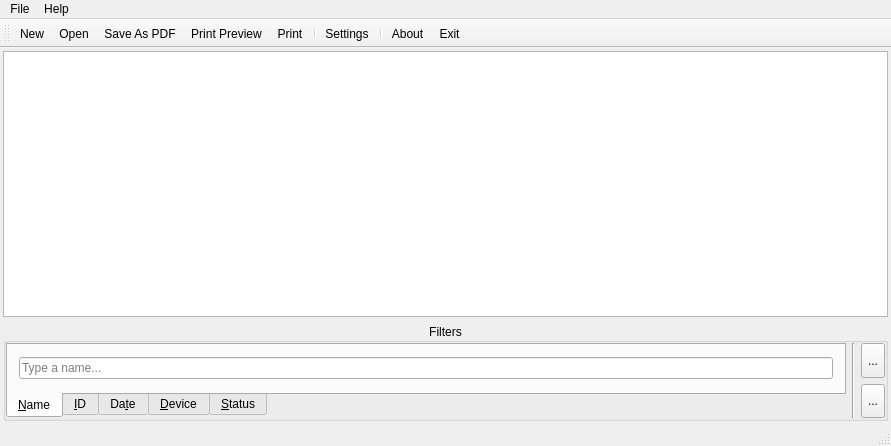
<?xml version="1.0" encoding="UTF-8"?>
<ui version="4.0">
 <class>MainWindow</class>
 <widget class="QMainWindow" name="MainWindow">
  <property name="geometry">
   <rect>
    <x>0</x>
    <y>0</y>
    <width>891</width>
    <height>446</height>
   </rect>
  </property>
  <property name="windowTitle">
   <string>Simple Invoice</string>
  </property>
  <property name="windowIcon">
   <iconset resource="res.qrc">
    <normaloff>:/res/res/kword.png</normaloff>:/res/res/kword.png</iconset>
  </property>
  <property name="styleSheet">
   <string notr="true">QTabWidget::tab-bar {
    alignment: center;
}
</string>
  </property>
  <widget class="QWidget" name="centralWidget">
   <layout class="QVBoxLayout" name="verticalLayout_2">
    <property name="leftMargin">
     <number>3</number>
    </property>
    <property name="topMargin">
     <number>3</number>
    </property>
    <property name="rightMargin">
     <number>3</number>
    </property>
    <property name="bottomMargin">
     <number>3</number>
    </property>
    <item>
     <widget class="QTableView" name="tableView">
      <property name="alternatingRowColors">
       <bool>true</bool>
      </property>
      <property name="selectionMode">
       <enum>QAbstractItemView::SingleSelection</enum>
      </property>
      <property name="selectionBehavior">
       <enum>QAbstractItemView::SelectRows</enum>
      </property>
      <attribute name="horizontalHeaderStretchLastSection">
       <bool>true</bool>
      </attribute>
      <attribute name="verticalHeaderVisible">
       <bool>false</bool>
      </attribute>
     </widget>
    </item>
    <item>
     <widget class="QGroupBox" name="groupBox">
      <property name="sizePolicy">
       <sizepolicy hsizetype="Preferred" vsizetype="Maximum">
        <horstretch>0</horstretch>
        <verstretch>0</verstretch>
       </sizepolicy>
      </property>
      <property name="title">
       <string>Filters</string>
      </property>
      <property name="alignment">
       <set>Qt::AlignCenter</set>
      </property>
      <property name="flat">
       <bool>true</bool>
      </property>
      <layout class="QHBoxLayout" name="horizontalLayout_2">
       <property name="leftMargin">
        <number>0</number>
       </property>
       <property name="topMargin">
        <number>0</number>
       </property>
       <property name="rightMargin">
        <number>0</number>
       </property>
       <property name="bottomMargin">
        <number>0</number>
       </property>
       <item>
        <widget class="QTabWidget" name="tabWidget">
         <property name="tabPosition">
          <enum>QTabWidget::South</enum>
         </property>
         <property name="currentIndex">
          <number>0</number>
         </property>
         <widget class="QWidget" name="tab_3">
          <attribute name="title">
           <string>&amp;Name</string>
          </attribute>
          <layout class="QHBoxLayout" name="horizontalLayout_4">
           <item>
            <widget class="QLineEdit" name="lineEdit_name">
             <property name="placeholderText">
              <string>Type a name...</string>
             </property>
            </widget>
           </item>
          </layout>
         </widget>
         <widget class="QWidget" name="tab_2">
          <attribute name="title">
           <string>&amp;ID</string>
          </attribute>
          <layout class="QHBoxLayout" name="horizontalLayout_3">
           <item>
            <widget class="QSpinBox" name="spinBox_id">
             <property name="maximum">
              <number>9999999</number>
             </property>
            </widget>
           </item>
          </layout>
         </widget>
         <widget class="QWidget" name="tab">
          <attribute name="title">
           <string>Da&amp;te</string>
          </attribute>
          <layout class="QHBoxLayout" name="horizontalLayout">
           <item>
            <widget class="QDateEdit" name="dateEdit_date">
             <property name="displayFormat">
              <string>yyyy/MM/dd</string>
             </property>
             <property name="date">
              <date>
               <year>2013</year>
               <month>12</month>
               <day>7</day>
              </date>
             </property>
            </widget>
           </item>
          </layout>
         </widget>
         <widget class="QWidget" name="tab_4">
          <attribute name="title">
           <string>&amp;Device</string>
          </attribute>
          <layout class="QHBoxLayout" name="horizontalLayout_5">
           <item>
            <widget class="QComboBox" name="comboBox_device"/>
           </item>
          </layout>
         </widget>
         <widget class="QWidget" name="tab_5">
          <attribute name="title">
           <string>&amp;Status</string>
          </attribute>
          <layout class="QHBoxLayout" name="horizontalLayout_6">
           <item>
            <widget class="QComboBox" name="comboBox_status"/>
           </item>
          </layout>
         </widget>
        </widget>
       </item>
       <item>
        <widget class="Line" name="line">
         <property name="orientation">
          <enum>Qt::Vertical</enum>
         </property>
        </widget>
       </item>
       <item>
        <layout class="QVBoxLayout" name="verticalLayout">
         <item>
          <widget class="QToolButton" name="toolButton_apply">
           <property name="sizePolicy">
            <sizepolicy hsizetype="Minimum" vsizetype="Minimum">
             <horstretch>0</horstretch>
             <verstretch>0</verstretch>
            </sizepolicy>
           </property>
           <property name="text">
            <string>...</string>
           </property>
           <property name="icon">
            <iconset resource="res.qrc">
             <normaloff>:/res/res/dialog-ok-apply.png</normaloff>:/res/res/dialog-ok-apply.png</iconset>
           </property>
          </widget>
         </item>
         <item>
          <widget class="QToolButton" name="toolButton_cancel">
           <property name="sizePolicy">
            <sizepolicy hsizetype="Minimum" vsizetype="Minimum">
             <horstretch>0</horstretch>
             <verstretch>0</verstretch>
            </sizepolicy>
           </property>
           <property name="text">
            <string>...</string>
           </property>
           <property name="icon">
            <iconset resource="res.qrc">
             <normaloff>:/res/res/dialog-cancel.png</normaloff>:/res/res/dialog-cancel.png</iconset>
           </property>
          </widget>
         </item>
        </layout>
       </item>
      </layout>
     </widget>
    </item>
   </layout>
  </widget>
  <widget class="QMenuBar" name="menuBar">
   <property name="geometry">
    <rect>
     <x>0</x>
     <y>0</y>
     <width>891</width>
     <height>20</height>
    </rect>
   </property>
   <widget class="QMenu" name="menuFile">
    <property name="title">
     <string>File</string>
    </property>
    <addaction name="actionNew"/>
    <addaction name="actionOpen"/>
    <addaction name="actionSaveAsPDF"/>
    <addaction name="separator"/>
    <addaction name="actionPrint_Preview"/>
    <addaction name="actionPrint"/>
    <addaction name="separator"/>
    <addaction name="actionSettings"/>
    <addaction name="separator"/>
    <addaction name="actionExit"/>
   </widget>
   <widget class="QMenu" name="menuHelp">
    <property name="title">
     <string>Help</string>
    </property>
    <addaction name="actionAbout"/>
   </widget>
   <addaction name="menuFile"/>
   <addaction name="menuHelp"/>
  </widget>
  <widget class="QToolBar" name="mainToolBar">
   <property name="toolButtonStyle">
    <enum>Qt::ToolButtonIconOnly</enum>
   </property>
   <attribute name="toolBarArea">
    <enum>TopToolBarArea</enum>
   </attribute>
   <attribute name="toolBarBreak">
    <bool>false</bool>
   </attribute>
   <addaction name="actionNew"/>
   <addaction name="actionOpen"/>
   <addaction name="actionSaveAsPDF"/>
   <addaction name="actionPrint_Preview"/>
   <addaction name="actionPrint"/>
   <addaction name="separator"/>
   <addaction name="actionSettings"/>
   <addaction name="separator"/>
   <addaction name="actionAbout"/>
   <addaction name="actionExit"/>
  </widget>
  <widget class="QStatusBar" name="statusBar"/>
  <action name="actionNew">
   <property name="icon">
    <iconset resource="res.qrc">
     <normaloff>:/res/res/document-new.png</normaloff>:/res/res/document-new.png</iconset>
   </property>
   <property name="text">
    <string>New</string>
   </property>
   <property name="shortcut">
    <string>Ctrl+N</string>
   </property>
  </action>
  <action name="actionOpen">
   <property name="icon">
    <iconset resource="res.qrc">
     <normaloff>:/res/res/document-open-folder.png</normaloff>:/res/res/document-open-folder.png</iconset>
   </property>
   <property name="text">
    <string>Open</string>
   </property>
   <property name="shortcut">
    <string>Ctrl+O</string>
   </property>
  </action>
  <action name="actionExit">
   <property name="icon">
    <iconset resource="res.qrc">
     <normaloff>:/res/res/application-exit.png</normaloff>:/res/res/application-exit.png</iconset>
   </property>
   <property name="text">
    <string>Exit</string>
   </property>
   <property name="toolTip">
    <string>Exit</string>
   </property>
   <property name="shortcut">
    <string>Ctrl+Q</string>
   </property>
  </action>
  <action name="actionSettings">
   <property name="icon">
    <iconset resource="res.qrc">
     <normaloff>:/res/res/advancedsettings.png</normaloff>:/res/res/advancedsettings.png</iconset>
   </property>
   <property name="text">
    <string>Settings</string>
   </property>
   <property name="toolTip">
    <string>Settings</string>
   </property>
  </action>
  <action name="actionAbout">
   <property name="icon">
    <iconset resource="res.qrc">
     <normaloff>:/res/res/help-about.png</normaloff>:/res/res/help-about.png</iconset>
   </property>
   <property name="text">
    <string>About</string>
   </property>
  </action>
  <action name="actionPrint">
   <property name="icon">
    <iconset resource="res.qrc">
     <normaloff>:/res/res/document-print.png</normaloff>:/res/res/document-print.png</iconset>
   </property>
   <property name="text">
    <string>Print</string>
   </property>
   <property name="shortcut">
    <string>Ctrl+P</string>
   </property>
  </action>
  <action name="actionSaveAsPDF">
   <property name="icon">
    <iconset resource="res.qrc">
     <normaloff>:/res/res/application-pdf.png</normaloff>:/res/res/application-pdf.png</iconset>
   </property>
   <property name="text">
    <string>Save As PDF</string>
   </property>
  </action>
  <action name="actionPrint_Preview">
   <property name="icon">
    <iconset resource="res.qrc">
     <normaloff>:/res/res/document-preview.png</normaloff>:/res/res/document-preview.png</iconset>
   </property>
   <property name="text">
    <string>Print Preview</string>
   </property>
   <property name="shortcut">
    <string>Meta+Alt+P</string>
   </property>
  </action>
 </widget>
 <layoutdefault spacing="6" margin="11"/>
 <tabstops>
  <tabstop>spinBox_id</tabstop>
  <tabstop>lineEdit_name</tabstop>
  <tabstop>comboBox_device</tabstop>
  <tabstop>comboBox_status</tabstop>
  <tabstop>dateEdit_date</tabstop>
 </tabstops>
 <resources>
  <include location="res.qrc"/>
 </resources>
 <connections>
  <connection>
   <sender>actionExit</sender>
   <signal>triggered()</signal>
   <receiver>MainWindow</receiver>
   <slot>close()</slot>
   <hints>
    <hint type="sourcelabel">
     <x>-1</x>
     <y>-1</y>
    </hint>
    <hint type="destinationlabel">
     <x>199</x>
     <y>149</y>
    </hint>
   </hints>
  </connection>
 </connections>
</ui>
